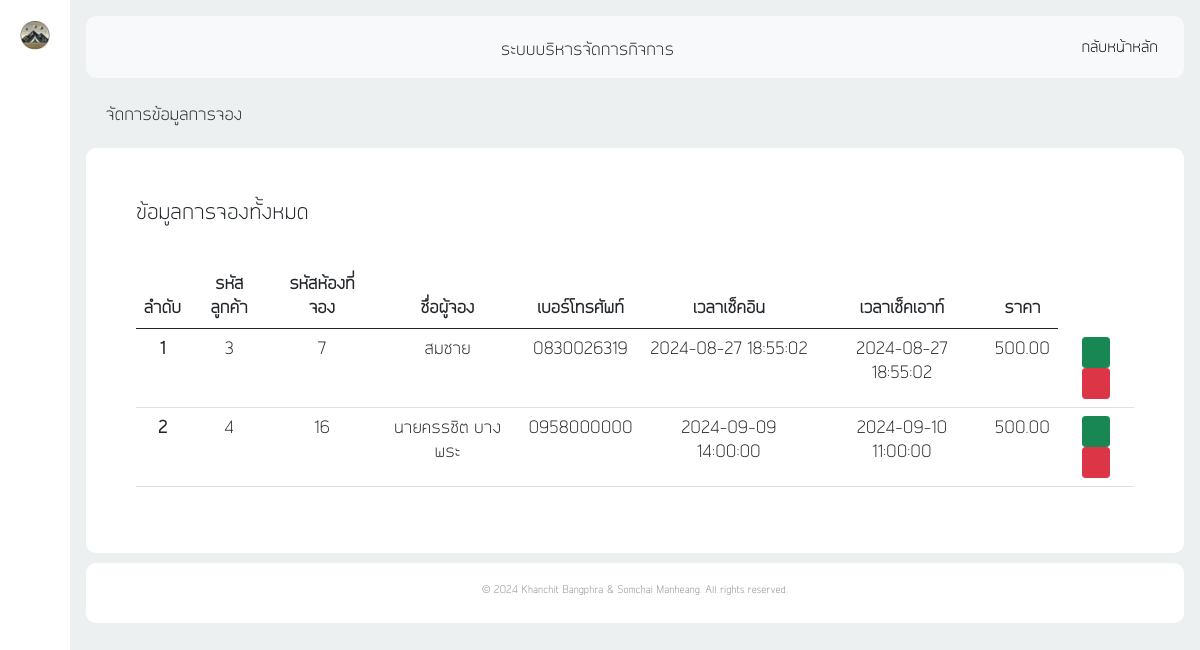
Page /backend/dashboard.php?page=booking-data (signed in) on the earlier database version.
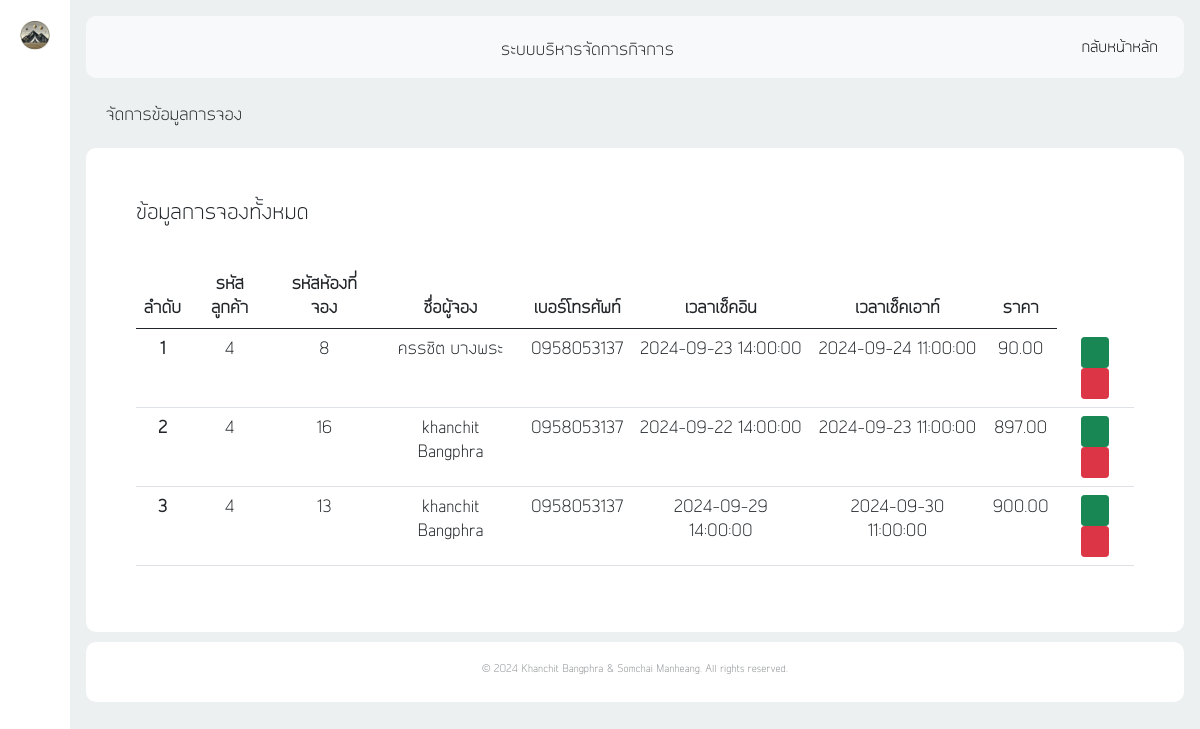
Same page on the later database version.
### tables this page shows
CREATE TABLE `booking` (
  `bookID` smallint(5) UNSIGNED ZEROFILL NOT NULL,
  `bookName` varchar(100) NOT NULL,
  `bookTel` varchar(10) NOT NULL,
  `bookDateStart` datetime NOT NULL,
  `bookDateEnd` datetime NOT NULL,
  `bookPrice` decimal(8,2) NOT NULL,
  `bookDate` datetime NOT NULL,
  `bookDetail` varchar(500) NOT NULL,
  `bookConfirm` tinyint(1) NOT NULL,
  `bookStatus` tinyint(1) NOT NULL,
  `bookCancel` tinyint(1) NOT NULL,
  `userID` smallint(5) UNSIGNED ZEROFILL NOT NULL,
  `pmtID` tinyint(5) UNSIGNED ZEROFILL NOT NULL,
  `roomID` smallint(5) UNSIGNED ZEROFILL NOT NULL,
  `serviceID` smallint(5) UNSIGNED ZEROFILL NOT NULL
);

### backend/booking_data/booking.php (the view, shortened to what this page needs)
<?php
$users = $db_con->query("SELECT * FROM booking");
$usersArray = $users->fetchAll(PDO::FETCH_ASSOC);
?>
<p style="font-size: 16px; padding: 5px 20px;">จัดการข้อมูลการจอง</p>
<div id="user-table" style="align-items: center;background-color: white; border-radius: 10px; padding: 50px;">
    <div class="d-flex justify-content-between">
        <p style="font-size: 20px;">ข้อมูลการจองทั้งหมด</p>
    </div>
    <div class="text-center">
        <table class="table" style="margin-top: 20px; font-size: 16px;">
            <thead>
                <tr>
                    <th scope="col">ลำดับ</th>
                    <th scope="col">รหัสลูกค้า</th>
                    <th scope="col">รหัสห้องที่จอง</th>
                    <th scope="col">ชื่อผู้จอง</th>
                    <th scope="col">เบอร์โทรศัพท์</th>
                    <th scope="col">เวลาเช็คอิน</th>
                    <th scope="col">เวลาเช็คเอาท์</th>
                    <th scope="col">ราคา</th>
                </tr>
            </thead>
            <tbody>
                <?php foreach ($usersArray as $index => $book) : ?>
                <tr>
                    <th scope="row"><?php echo $index + 1; ?></th>
                    <td><?php echo htmlspecialchars($book['userID']); ?></td>
                    <td><?php echo htmlspecialchars($book['roomID']); ?></td>
                    <td><?php echo htmlspecialchars($book['bookName']); ?></td>
                    <td><?php echo htmlspecialchars($book['bookTel']); ?></td>
                    <td><?php echo htmlspecialchars($book['bookDateStart']); ?></td>
                    <td><?php echo htmlspecialchars($book['bookDateEnd']); ?></td>
                    <td><?php echo htmlspecialchars($book['bookPrice']); ?></td>
                    <td>
                        <button onclick="select_book({
                            bookID: '<?php echo addslashes($book['bookID']); ?>',
                            userID: '<?php echo addslashes($book['userID']); ?>',
                            roomID: '<?php echo addslashes($book['roomID']); ?>',
                            bookName: '<?php echo addslashes($book['bookName']); ?>',
                            bookTel: '<?php echo addslashes($book['bookTel']); ?>',
                            bookDateStart: '<?php echo addslashes($book['bookDateStart']); ?>',
                            bookDateEnd: '<?php echo addslashes($book['bookDateEnd']); ?>',
                            bookPrice: '<?php echo addslashes($book['bookPrice']); ?>',
                            bookDate: '<?php echo addslashes($book['bookDate']); ?>',
                            bookDetail: '<?php echo addslashes($book['bookDetail']); ?>',
                            bookConfirm: '<?php echo addslashes($book['bookConfirm']); ?>',
                            bookStatus: '<?php echo addslashes($book['bookStatus']); ?>',
                            bookCancel: '<?php echo addslashes($book['bookCancel']); ?>',
                            serviceID: '<?php echo addslashes($book['serviceID']); ?>',
                            pmtID: '<?php echo addslashes($book['pmtID']); ?>'
                            })" class="btn btn-success btn-sm">
                            <i class="lni lni-eye" style="padding: 5px;"></i>
                        </button>
                        <button onclick="delete_book('<?php echo str_pad($book['bookID'], 5, "0", STR_PAD_LEFT); ?>')" class="btn btn-danger btn-sm">
                            <i class="lni lni-trash-can" style="padding: 5px;"></i>
                        </button>
                    </td>
                </tr>
                <?php endforeach; ?>
            </tbody>
        </table>
    </div>
</div>

Differences in the rows shown:
removed booking: userID "3", roomID "7", bookName "สมชาย", bookTel "0830026319", bookDateStart "2024-08-27 18:55:02", bookDateEnd "2024-08-27 18:55:02", bookPrice "500.00"
removed booking: userID "4", roomID "16", bookName "นายครรชิต บางพระ", bookTel "0958000000", bookDateStart "2024-09-09 14:00:00", bookDateEnd "2024-09-10 11:00:00", bookPrice "500.00"
added booking: userID "4", roomID "8", bookName "ครรชิต บางพระ", bookTel "0958053137", bookDateStart "2024-09-23 14:00:00", bookDateEnd "2024-09-24 11:00:00", bookPrice "90.00"
added booking: userID "4", roomID "16", bookName "khanchit Bangphra", bookTel "0958053137", bookDateStart "2024-09-22 14:00:00", bookDateEnd "2024-09-23 11:00:00", bookPrice "897.00"
added booking: userID "4", roomID "13", bookName "khanchit Bangphra", bookTel "0958053137", bookDateStart "2024-09-29 14:00:00", bookDateEnd "2024-09-30 11:00:00", bookPrice "900.00"
